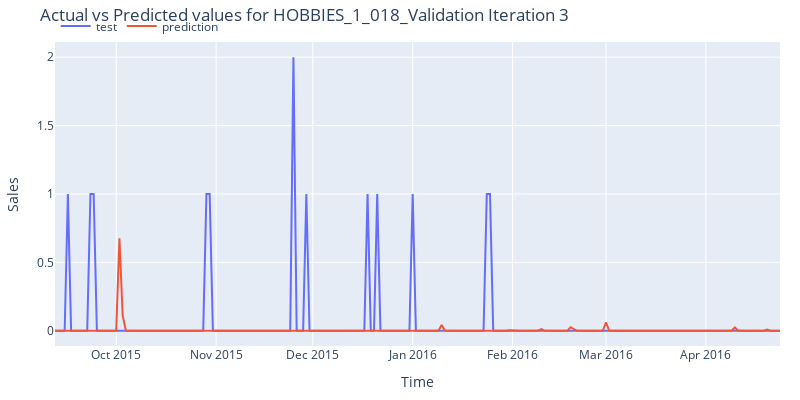

Write notebook code for a chart like this one.
### Code cell
# Plot predictions vs real value
# ======================================================================================
fig = go.Figure()
trace1 = go.Scatter(x=data_test.index, y=data_test['sales'], name="test", mode="lines")
trace2 = go.Scatter(x=predictions.index, y=predictions['pred'], name="prediction", mode="lines")
fig.add_trace(trace1)
fig.add_trace(trace2)
fig.update_layout(
    title="Actual vs Predicted values for HOBBIES_1_018_Validation Iteration 3",
    xaxis_title="Time",
    yaxis_title="Sales",
    width  = 800,
    height = 400,
    margin=dict(l=20, r=20, t=35, b=20),
    legend=dict(
        orientation="h",
        yanchor="top",
        y=1.1,
        xanchor="left",
        x=0.001
    )
)
fig.show()
fig.write_image("actual_vs_predicted_HOBBIES_1_018_Validation_Iteration_3.png")

### Figure 1 — Plotly figure (JSON) as saved in the notebook; plotly's stock layout.template omitted (floating-point values rounded to 4 significant figures; data arrays with more than 128 entries replaced by an {"elided": "..."} marker saying what was removed)
{"data": [{"mode": "lines", "name": "test", "type": "scatter", "x": {"elided": "226 str values"}, "y": {"elided": "226 int values"}}, {"mode": "lines", "name": "prediction", "type": "scatter", "x": {"elided": "226 str values"}, "y": {"elided": "226 float values"}}], "layout": {"height": 400, "legend": {"orientation": "h", "x": 0.001, "xanchor": "left", "y": 1.1, "yanchor": "top"}, "margin": {"b": 20, "l": 20, "r": 20, "t": 35}, "title": {"text": "Actual vs Predicted values for HOBBIES_1_018_Validation Iteration 3"}, "width": 800, "xaxis": {"autorange": true, "range": ["2015-09-12", "2016-04-24"], "title": {"text": "Time"}, "type": "date"}, "yaxis": {"autorange": true, "range": [-0.1111, 2.111], "title": {"text": "Sales"}, "type": "linear"}}}
